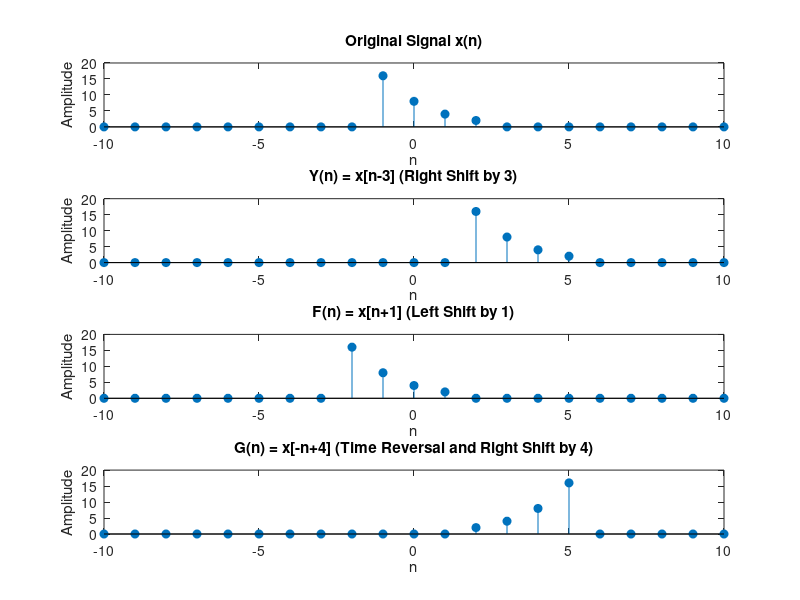

MATLAB code to generate this figure:
n = -10:10;

u = @(n) double(n >= 0);

x = @(n) 8*(0.5).^n .* (u(n+1) - u(n-3));

x_n = x(n);

Y_n = x(n - 3);

F_n = x(n + 1);

G_n = x(-n + 4);

figure;

subplot(4, 1, 1);
stem(n, x_n, 'filled');
title('Original Signal x(n)');
xlabel('n');
ylabel('Amplitude');

subplot(4, 1, 2);
stem(n, Y_n, 'filled');
title('Y(n) = x[n-3] (Right Shift by 3)');
xlabel('n');
ylabel('Amplitude');

subplot(4, 1, 3);
stem(n, F_n, 'filled');
title('F(n) = x[n+1] (Left Shift by 1)');
xlabel('n');
ylabel('Amplitude');

subplot(4, 1, 4);
stem(n, G_n, 'filled');
title('G(n) = x[-n+4] (Time Reversal and Right Shift by 4)');
xlabel('n');
ylabel('Amplitude');
